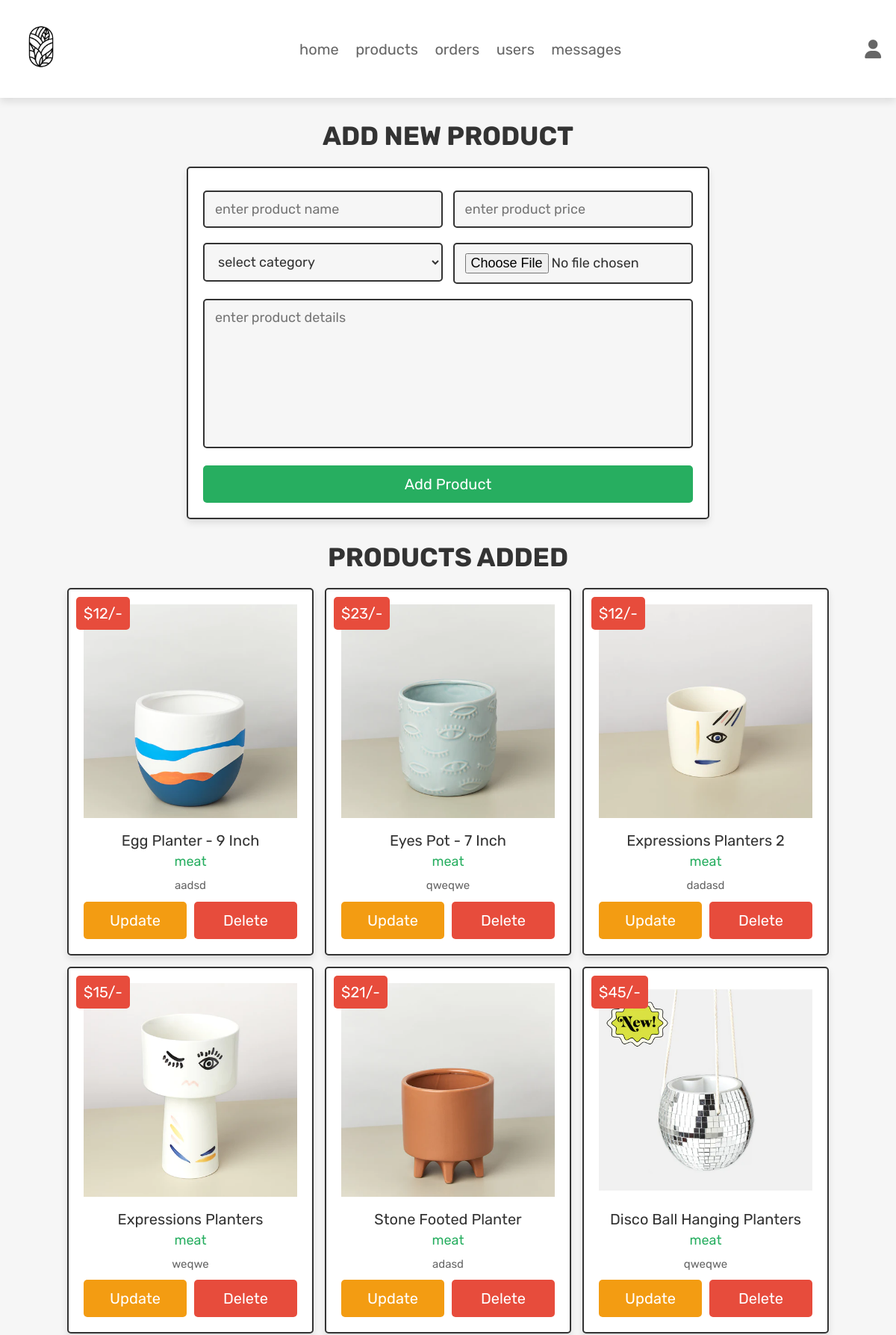
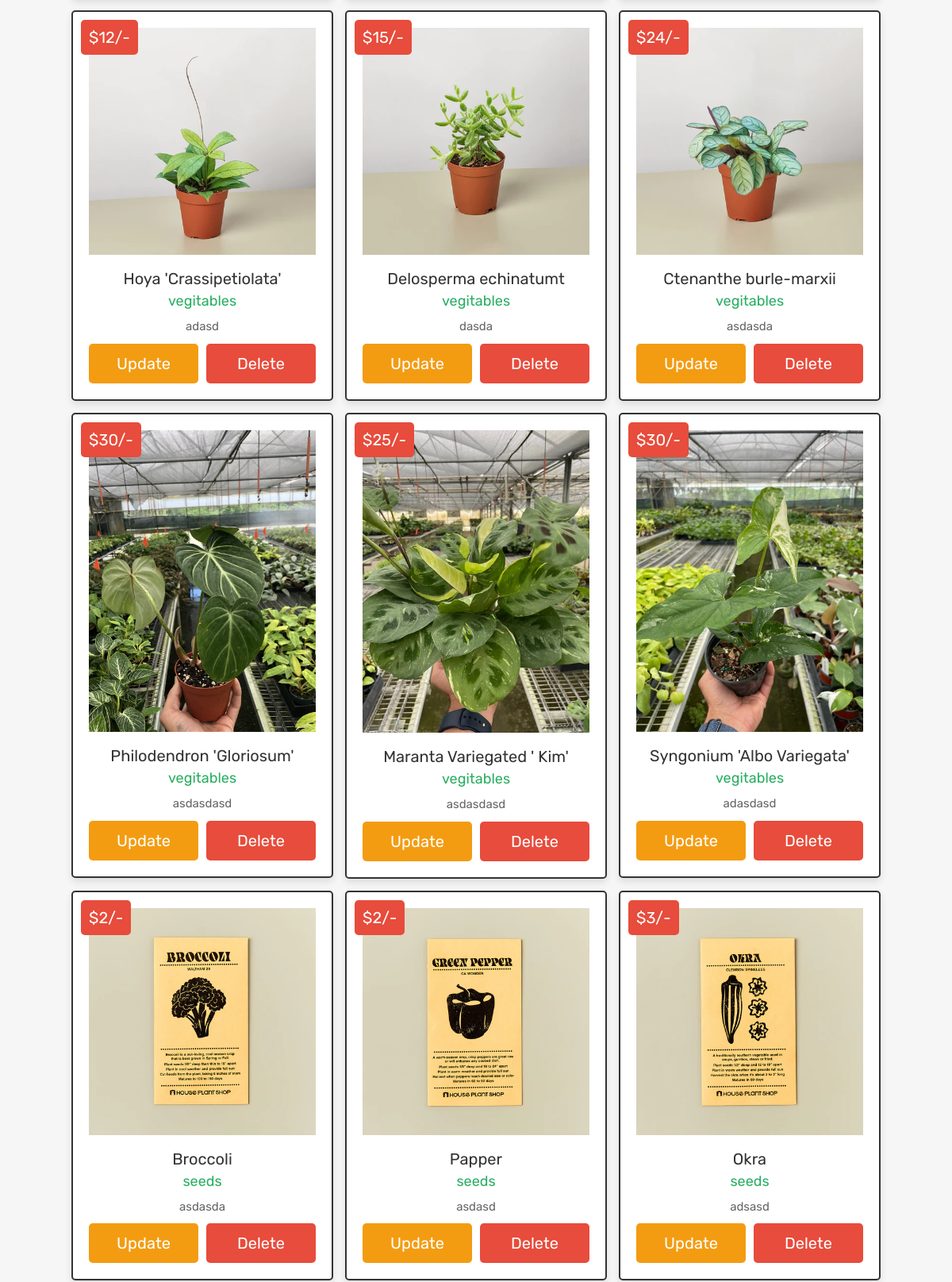
The page /admin_products.php (signed in, upper part) on the database its author committed (2 pictures, top to bottom).
### tables this page shows
CREATE TABLE `products` (
  `id` int(11) NOT NULL,
  `name` varchar(100) NOT NULL,
  `category` varchar(20) NOT NULL,
  `details` varchar(500) NOT NULL,
  `price` int(100) NOT NULL,
  `image` varchar(255) NOT NULL
);

### admin_products.php (the view, shortened to what this page needs)
<?php
@include 'config.php';
?>
<!DOCTYPE html>
<html lang="en">
<head>
   <link rel="stylesheet" href="https://cdnjs.cloudflare.com/ajax/libs/font-awesome/6.1.1/css/all.min.css">
   <link rel="stylesheet" href="css/admin_style.css">
</head>
<body>
<?php include 'admin_header.php'; ?>
<section class="add-products">
   <h1 class="title">add new product</h1>
   <form action="" method="POST" enctype="multipart/form-data">
      <div class="flex">
         <div class="inputBox">
         <input type="text" name="name" class="box" required placeholder="enter product name">
         <select name="category" class="box" required>
            <option value="" selected disabled>select category</option>
         </select>
         </div>
         <div class="inputBox">
         <input type="number" min="0" name="price" class="box" required placeholder="enter product price">
         <input type="file" name="image" required class="box" accept="image/jpg, image/jpeg, image/png, image/webp">
         </div>
      </div>
      <textarea name="details" class="box" required placeholder="enter product details" cols="30" rows="10"></textarea>
      <input type="submit" class="btn" value="add product" name="add_product">
   </form>
</section>
<section class="show-products">
   <h1 class="title">products added</h1>
   <div class="box-container">
   <?php
      $show_products = $conn->prepare("SELECT * FROM `products`");
      $show_products->execute();
      if($show_products->rowCount() > 0){
         while($fetch_products = $show_products->fetch(PDO::FETCH_ASSOC)){
   ?>
   <div class="box">
      <div class="price">$<?= $fetch_products['price']; ?>/-</div>
      <img src="uploaded_img/<?= $fetch_products['image']; ?>" alt="">
      <div class="name"><?= $fetch_products['name']; ?></div>
      <div class="cat"><?= $fetch_products['category']; ?></div>
      <div class="details"><?= $fetch_products['details']; ?></div>
      <div class="flex-btn">
         <a href="admin_update_product.php?update=<?= $fetch_products['id']; ?>" class="option-btn">update</a>
         <a href="admin_products.php?delete=<?= $fetch_products['id']; ?>" class="delete-btn" onclick="return confirm('delete this product?');">delete</a>
      </div>
   </div>
   <?php
      }
   }else{
      echo '<p class="empty">now products added yet!</p>';
   }
   ?>
   </div>
</section>
</body>
</html>

### css/admin_style.css (style rules this page uses)
.add-products form { max-width: 70rem; padding:2rem; margin:0 auto; text-align: center; border:var(--border); box-shadow: var(--box-shadow); background-color: var(--white); border-radius: .5rem; }
.add-products form .flex { display: flex; justify-content: space-between; flex-wrap: wrap; }
.add-products form .flex .inputBox { width: 49%; }
.add-products form .box { width: 100%; margin:1rem 0; padding:1.2rem 1.4rem; font-size: 1.8rem; color:var(--black); border-radius: .5rem; background-color: var(--light-bg); border:var(--border); }
.add-products form textarea { height: 20rem; resize: none; }
.show-products { padding-top: 0; }
.show-products .box-container { display: grid; grid-template-columns: repeat(auto-fit, 33rem); gap:1.5rem; align-items: flex-start; justify-content:center; }
.show-products .box-container .box { text-align: center; border:var(--border); box-shadow: var(--box-shadow); background-color: var(--white); border-radius: .5rem; padding:2rem; position: relative; }
.show-products .box-container .box .price { position: absolute; top:1rem; left:1rem; padding:1rem; font-size: 2rem; color:var(--white); background-color: var(--red); border-radius: .5rem; }
.show-products .box-container .box img { width: 100%; margin-bottom: 1rem; }
.show-products .box-container .box .name { margin:.5rem 0; font-size: 2rem; color:var(--black); }
.show-products .box-container .box .cat { font-size: 1.8rem; color:var(--green); }
.show-products .box-container .box .details { padding-top: 1rem; font-size: 1.5rem; line-height: 1.5; color:var(--light-color); }

### css/components.css (style rules this page uses)
:root { --green:#27ae60; --orange:#f39c12; --red:#e74c3c; --black:#333; --light-color:#666; --white:#fff; --light-bg:#f6f6f6; --border:.2rem solid var(--black); --box-shadow:0 .5rem 1rem rgba(0,0,0,.1); }
* { font-family: 'Rubik', sans-serif; margin:0; padding:0; box-sizing: border-box; outline: none; border:none; text-decoration: none; color:var(--black); }
body { background-color: var(--light-bg); }
html { font-size: 62.5%; overflow-x: hidden; scroll-behavior: smooth; scroll-padding-top: 6.5rem; }
section { padding:3rem 2rem; max-width: 1200px; margin:0 auto; }
.btn, .delete-btn, .option-btn { display: block; width: 100%; margin-top: 1rem; border-radius: .5rem; color:var(--white); font-size: 2rem; padding:1.3rem 3rem; text-transform: capitalize; cursor: pointer; text-align: center; }
.btn { background-color: var(--green); }
.delete-btn { background-color: var(--red); }
.option-btn { background-color: var(--orange); }
.flex-btn { display: flex; flex-wrap: wrap; gap:1rem; }
.flex-btn > * { flex:1; }
.title { text-align: center; margin-bottom: 2rem; text-transform: uppercase; color:var(--black); font-size: 3.5rem; }

### rows shown on the page
products: price "12", image (picture), name "Egg Planter - 9 Inch", category "meat", details "aadsd"
products: price "23", image (picture), name "Eyes Pot - 7 Inch", category "meat", details "qweqwe"
products: price "12", image (picture), name "Expressions Planters 2", category "meat", details "dadasd"
products: price "15", image (picture), name "Expressions Planters", category "meat", details "weqwe"
products: price "21", image (picture), name "Stone Footed Planter", category "meat", details "adasd"
products: price "45", image (picture), name "Disco Ball Hanging Planters", category "meat", details "qweqwe"
products: price "12", image (picture), name "Hoya 'Crassipetiolata'", category "vegitables", details "adasd"
products: price "15", image (picture), name "Delosperma echinatumt", category "vegitables", details "dasda"
products: price "24", image (picture), name "Ctenanthe burle-marxii", category "vegitables", details "asdasda"
products: price "30", image (picture), name "Philodendron 'Gloriosum'", category "vegitables", details "asdasdasd"
products: price "25", image (picture), name "Maranta Variegated ' Kim'", category "vegitables", details "asdasdasd"
products: price "30", image (picture), name "Syngonium 'Albo Variegata'", category "vegitables", details "adasdasd"
products: price "2", image (picture), name "Broccoli", category "seeds", details "asdasda"
products: price "2", image (picture), name "Papper", category "seeds", details "asdasd"
products: price "3", image (picture), name "Okra", category "seeds", details "adsasd"
